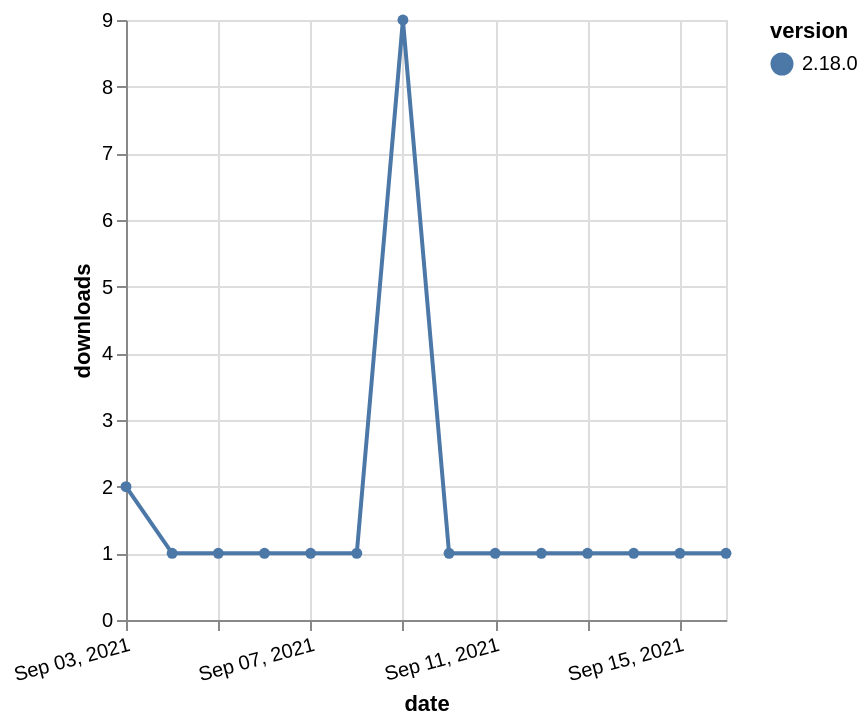

Here is the Vega-Lite specification saved for this chart:
### Vega-Lite specification from a JSON file in a GitHub repository (floating-point values rounded to 4 significant figures)
{"$schema": "https://vega.github.io/schema/vega-lite/v5.json", "description": "A simple bar chart with embedded data.", "data": {"values": [{"date": "2021-09-03", "total": 509, "delta": 2, "version": "2.18.0"}, {"date": "2021-09-04", "total": 510, "delta": 1, "version": "2.18.0"}, {"date": "2021-09-05", "total": 511, "delta": 1, "version": "2.18.0"}, {"date": "2021-09-06", "total": 512, "delta": 1, "version": "2.18.0"}, {"date": "2021-09-07", "total": 513, "delta": 1, "version": "2.18.0"}, {"date": "2021-09-08", "total": 514, "delta": 1, "version": "2.18.0"}, {"date": "2021-09-09", "total": 523, "delta": 9, "version": "2.18.0"}, {"date": "2021-09-10", "total": 524, "delta": 1, "version": "2.18.0"}, {"date": "2021-09-11", "total": 525, "delta": 1, "version": "2.18.0"}, {"date": "2021-09-12", "total": 526, "delta": 1, "version": "2.18.0"}, {"date": "2021-09-13", "total": 527, "delta": 1, "version": "2.18.0"}, {"date": "2021-09-14", "total": 528, "delta": 1, "version": "2.18.0"}, {"date": "2021-09-15", "total": 529, "delta": 1, "version": "2.18.0"}, {"date": "2021-09-16", "total": 530, "delta": 1, "version": "2.18.0"}]}, "width": "container", "mark": {"type": "line", "point": {"filled": true}}, "encoding": {"x": {"field": "date", "type": "temporal", "timeUnit": "yearmonthdate", "title": "date", "axis": {"labelAngle": -15}}, "y": {"field": "delta", "type": "quantitative", "title": "downloads"}, "color": {"field": "version", "type": "nominal"}, "tooltip": {"field": "delta"}}}
